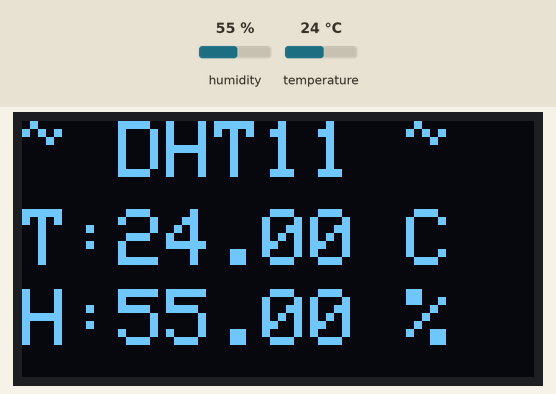
This sketch was run on a simulated ESP8266 (NodeMCU). Shown: 128×64 one-colour display. The test bench sets the inputs (shaded band); at power-on: humidity 55 %, temperature 24 °C. What the sketch prints to the serial monitor is not drawn.

Above: at 2.2 s.
2.3 s: humidity set to 22 %
At 3.8 s:
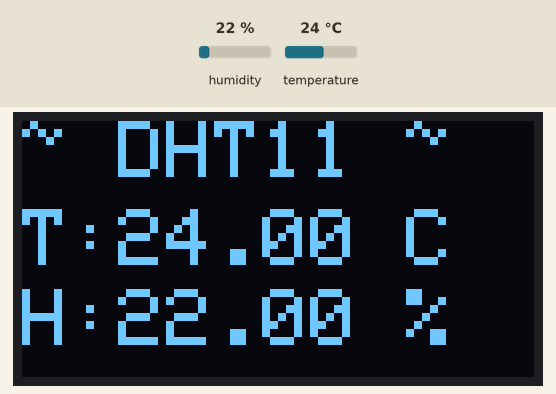
8.4 s: temperature set to 12 °C
At 9.8 s:
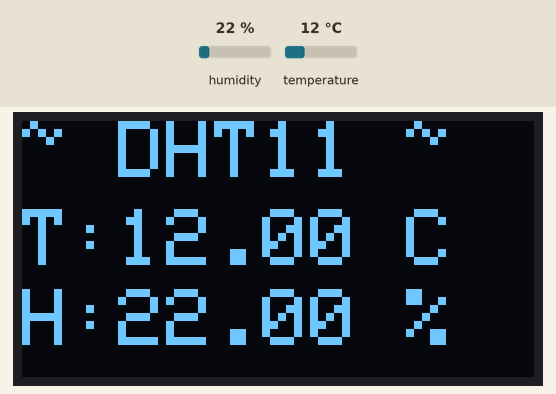
13.0 s: humidity set to 40 %
At 14.2 s:
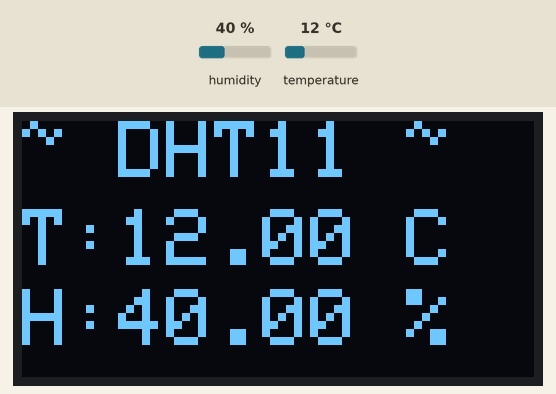
17.2 s: temperature set to 19 °C
At 18.7 s:
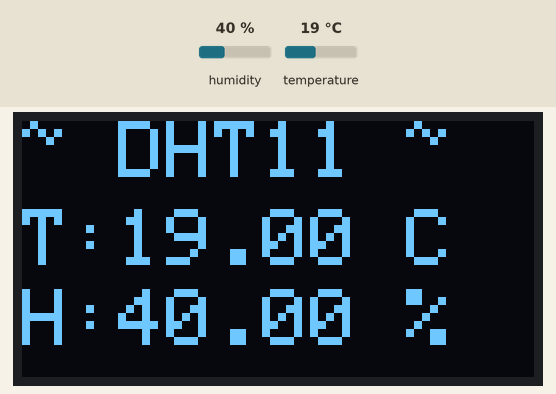
Timing chart, 0 to 20.2 s (numbered marks = the images above; inputs shaded):
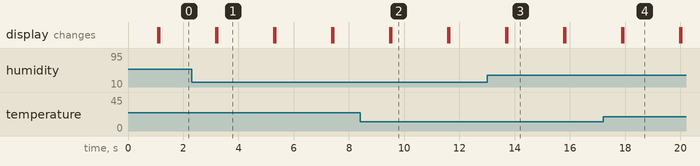

Measured:
- after the input at 2.3 s, the display: first differs from a run without the input after 0.93 s (image 1)
- after the input at 8.4 s, the display: first differs from a run without the input after 1.1 s (image 2)
- after the input at 13.0 s, the display: first differs from a run without the input after 0.73 s (image 3)
- after the input at 17.2 s, the display: first differs from a run without the input after 0.73 s (image 4)
- what the display in image 1 shows lasts 2.1 s, from 3.2 s to 5.3 s

The sketch:

DHT11.ino
```cpp
#include <Wire.h>
#include <Adafruit_SSD1306.h>
#include <Adafruit_GFX.h>
#include <DHT.h>

#define OLED_WIDTH 128
#define OLED_HEIGHT 64
#define OLED_ADDR   0x3C
#define DHTPIN D4
#define DHTTYPE DHT11

Adafruit_SSD1306 display(OLED_WIDTH, OLED_HEIGHT);
DHT dht(DHTPIN, DHTTYPE);

float humi, temp;

void setup() {
  Serial.begin(115200);
  display.begin(SSD1306_SWITCHCAPVCC, OLED_ADDR);
  display.clearDisplay();
  dht.begin();
  delay(1000);
}

void readDHT11()
{
  humi = dht.readHumidity();
  temp = dht.readTemperature();
  if (isnan(humi) || isnan(temp)) {
    Serial.println("DHT11 tidak terbaca... !");
    return;
  }
  else{
  Serial.print("Suhu=");
  Serial.print(temp);
  Serial.println(" Celsius");
  Serial.print("Humi=");
  Serial.print(humi);
  Serial.println(" %RH");
  Serial.println();
  }
}

void loop() {
  readDHT11();

  display.clearDisplay();
  display.setTextSize(2);
  display.setTextColor(WHITE);
  display.setCursor(0,0);
  display.print("~ DHT11 ~");
  display.display();
  display.setTextSize(2);
  display.setTextColor(WHITE);
  display.setCursor(0,22);
  display.print("T:");
  display.print(temp);
  display.println(" C");
  display.display();

  display.setTextSize(2);
  display.setTextColor(WHITE);
  display.setCursor(0,42);
  display.print("H:");
  display.print(humi);

  display.setTextColor(WHITE);
  display.println(" %");
  display.display();


  delay(2000);
}
```
